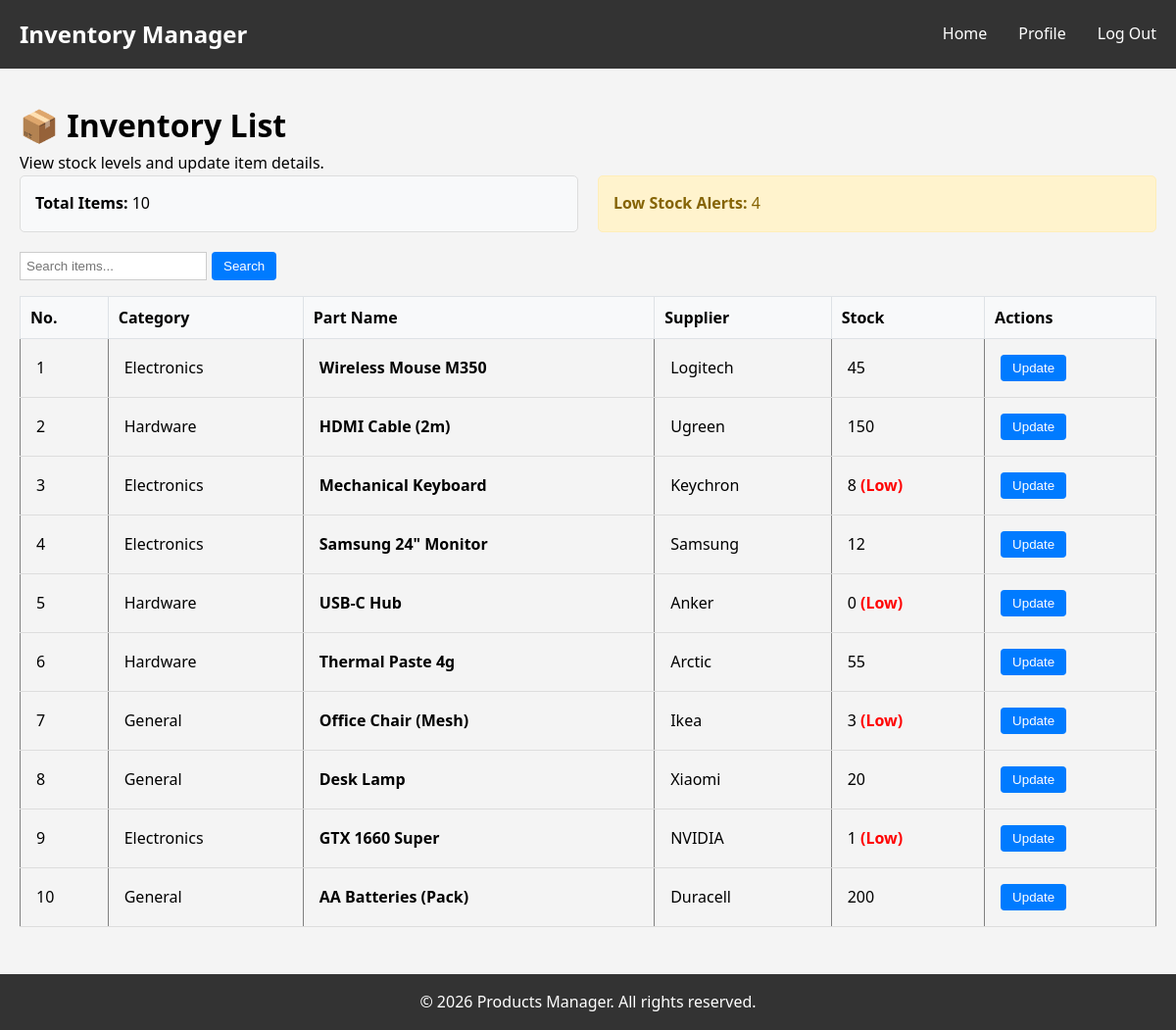
The page /pages/user_inventory.php (signed in) on the database as committed earlier.
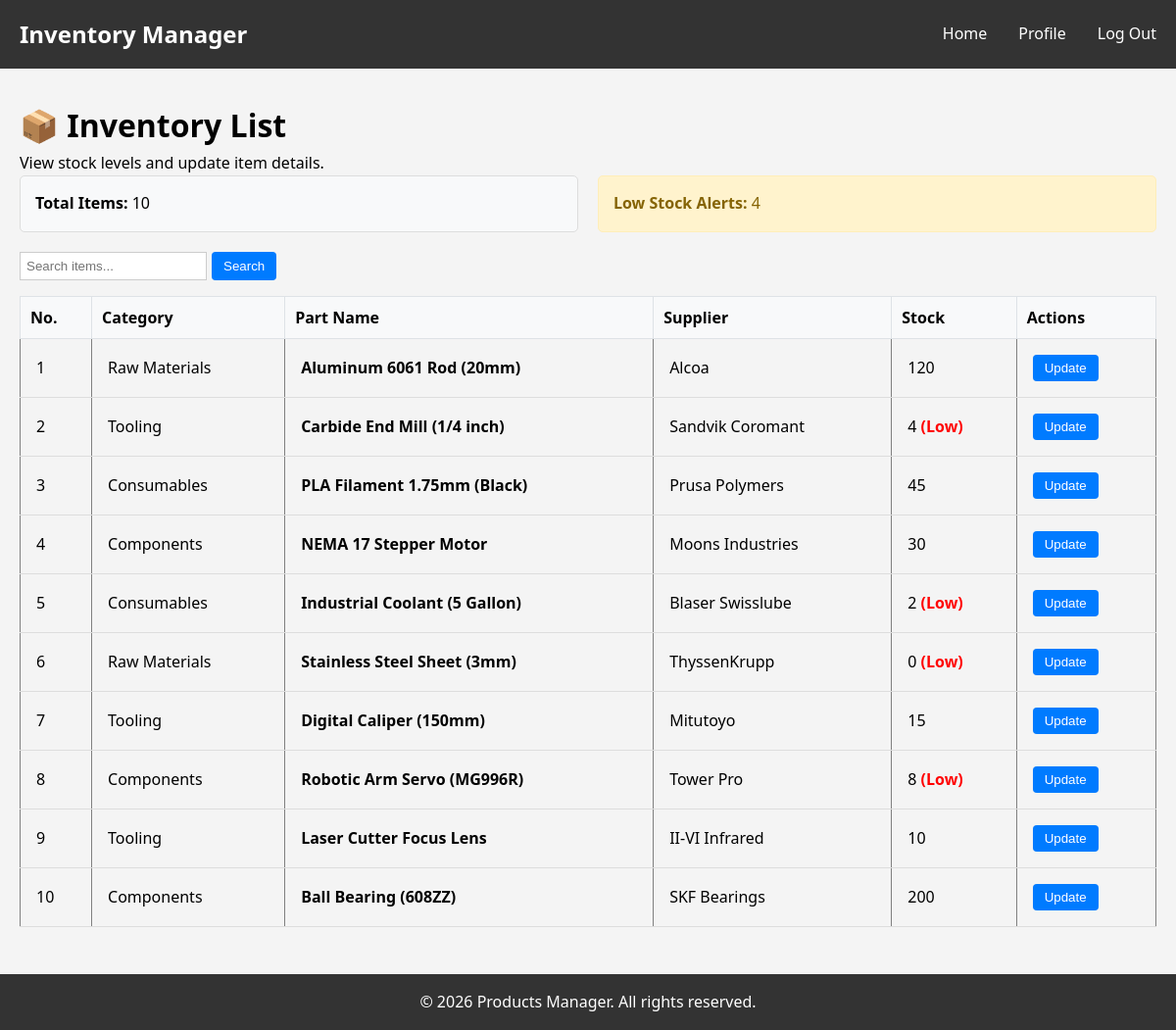
The same page on the database as committed later.
### tables this page shows
CREATE TABLE `inventory` (
    `id` INT AUTO_INCREMENT PRIMARY KEY,
    `part_name` VARCHAR(100) NOT NULL,
    `category` VARCHAR(50) DEFAULT 'General',
    `supplier` VARCHAR(100) DEFAULT 'Unknown',
    `stock_level` INT NOT NULL DEFAULT 0,
    `status` ENUM('active', 'obsolete') DEFAULT 'active',
    `is_deleted` TINYINT(1) DEFAULT 0, 
    `updated_at` TIMESTAMP DEFAULT CURRENT_TIMESTAMP ON UPDATE CURRENT_TIMESTAMP
);

### utils/inventory_logic.php (called while the page is built, shortened)
<?php
function getInventory($conn, $search = '') {
    $items = [];
    try {
        if (!empty($search)) {
            $stmt = $conn->prepare("SELECT * FROM inventory WHERE (part_name LIKE ? OR category LIKE ? OR id = ?) AND is_deleted = 0 ORDER BY id ASC");
            $searchTerm = "%$search%";
            $stmt->bind_param("sss", $searchTerm, $searchTerm, $search);
            $stmt->execute();
            $result = $stmt->get_result();
        } else {
            $result = $conn->query("SELECT * FROM inventory WHERE is_deleted = 0 ORDER BY id ASC");
        }
        while ($row = $result->fetch_assoc()) {
            $items[] = $row;
        }
        return $items;
    } catch (Exception $e) { return []; }
}
?>

### pages/user_inventory.php (the view, shortened to what this page needs)
<?php
require_once '../config/config.php';
require_once '../utils/inventory_logic.php';
$searchTerm = $_GET['search'] ?? '';
$inventoryItems = getInventory($conn, $searchTerm);
$totalItems = count($inventoryItems);
$lowStockCount = 0;
foreach ($inventoryItems as $item) {
    if ($item['stock_level'] < 10) $lowStockCount++;
}
require_once '../includes/header.php';
?>
<link rel="stylesheet" href="../css/style.css">
<div class="container">
    <h1>📦 Inventory List</h1>
    <p>View stock levels and update item details.</p>
    <div style="display: flex; gap: 20px; margin-bottom: 20px;">
        <div style="padding: 15px; background: #f8f9fa; border: 1px solid #ddd; border-radius: 5px; flex: 1;">
            <strong>Total Items:</strong> <?php echo $totalItems; ?>
        </div>
        <div style="padding: 15px; background: #fff3cd; border: 1px solid #ffeeba; border-radius: 5px; flex: 1; color: #856404;">
            <strong>Low Stock Alerts:</strong> <?php echo $lowStockCount; ?>
        </div>
    </div>
    <form method="GET" style="margin-bottom: 15px; display:flex; gap:5px;">
        <input type="text" name="search" placeholder="Search items..." value="<?php echo htmlspecialchars($searchTerm); ?>" style="padding: 6px; border: 1px solid #ccc;">
        <button type="submit" class="btn-blue">Search</button>
    </form>
    <table border="1" cellpadding="10" cellspacing="0" style="width: 100%; border-collapse: collapse;">
        <tr style="background: #e9ecef; color: black; font-weight: bold;">
            <th style="padding: 10px; border: 1px solid #dee2e6;">No.</th>
            <th style="padding: 10px; border: 1px solid #dee2e6;">Category</th>
            <th style="padding: 10px; border: 1px solid #dee2e6;">Part Name</th>
            <th style="padding: 10px; border: 1px solid #dee2e6;">Supplier</th>
            <th style="padding: 10px; border: 1px solid #dee2e6;">Stock</th>
            <th style="padding: 10px; border: 1px solid #dee2e6;">Actions</th>
        </tr>
        <?php if (count($inventoryItems) > 0): ?>
            <?php $rowNum = 1; ?>
            <?php foreach ($inventoryItems as $item): ?>
                <tr style="border-bottom: 1px solid #eee;">
                    <td><?php echo $rowNum++; ?></td>
                    <td><?php echo htmlspecialchars($item['category']); ?></td>
                    <td><b><?php echo htmlspecialchars($item['part_name']); ?></b></td>
                    <td><?php echo htmlspecialchars($item['supplier']); ?></td>
                    <td>
                        <?php echo $item['stock_level']; ?>
                        <?php if($item['stock_level'] < 10) echo " <span style='color:red; font-weight:bold;'>(Low)</span>"; ?>
                    </td>
                    <td>
                        <button class="btn-blue" onclick="openEditForm(
                            '<?php echo $item['id']; ?>',
                            '<?php echo addslashes($item['part_name']); ?>',
                            '<?php echo $item['stock_level']; ?>',
                            '<?php echo addslashes($item['category']); ?>',
                            '<?php echo addslashes($item['supplier']); ?>'
                        )">Update</button>
                    </td>
                </tr>
            <?php endforeach; ?>
        <?php else: ?>
            <tr><td colspan="6" style="text-align:center;">No items found.</td></tr>
        <?php endif; ?>
    </table>
</div>
<?php require_once '../includes/footer.php'; ?>

Rows that differ between the two databases and show on the page:
changed inventory: category "Electronics" → "Raw Materials"; part_name "Wireless Mouse M350" → "Aluminum 6061 Rod (20mm)"; supplier "Logitech" → "Alcoa"; stock_level "45" → "120"
changed inventory: category "Hardware" → "Tooling"; part_name "HDMI Cable (2m)" → "Carbide End Mill (1/4 inch)"; supplier "Ugreen" → "Sandvik Coromant"; stock_level "150" → "4"; now shows "(Low)"
changed inventory: category "Electronics" → "Consumables"; part_name "Mechanical Keyboard" → "PLA Filament 1.75mm (Black)"; supplier "Keychron" → "Prusa Polymers"; stock_level "8" → "45"; no longer shows "(Low)"
changed inventory: category "Electronics" → "Components"; part_name "Samsung 24\" Monitor" → "NEMA 17 Stepper Motor"; supplier "Samsung" → "Moons Industries"; stock_level "12" → "30"
changed inventory: category "Hardware" → "Consumables"; part_name "USB-C Hub" → "Industrial Coolant (5 Gallon)"; supplier "Anker" → "Blaser Swisslube"; stock_level "0" → "2"
changed inventory: category "Hardware" → "Raw Materials"; part_name "Thermal Paste 4g" → "Stainless Steel Sheet (3mm)"; supplier "Arctic" → "ThyssenKrupp"; stock_level "55" → "0"; now shows "(Low)"
changed inventory: category "General" → "Tooling"; part_name "Office Chair (Mesh)" → "Digital Caliper (150mm)"; supplier "Ikea" → "Mitutoyo"; stock_level "3" → "15"; no longer shows "(Low)"
changed inventory: category "General" → "Components"; part_name "Desk Lamp" → "Robotic Arm Servo (MG996R)"; supplier "Xiaomi" → "Tower Pro"; stock_level "20" → "8"; now shows "(Low)"
changed inventory: category "Electronics" → "Tooling"; part_name "GTX 1660 Super" → "Laser Cutter Focus Lens"; supplier "NVIDIA" → "II-VI Infrared"; stock_level "1" → "10"; no longer shows "(Low)"
changed inventory: category "General" → "Components"; part_name "AA Batteries (Pack)" → "Ball Bearing (608ZZ)"; supplier "Duracell" → "SKF Bearings"
